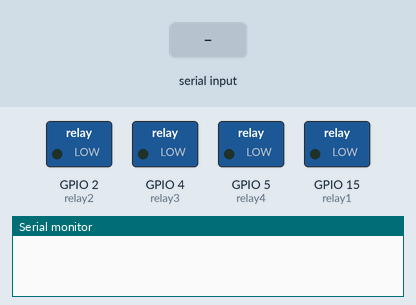
Recording of a sketch running on a simulated ESP32. Parts: switched loads named in the sketch (green lamp = pin HIGH), the last lines printed to the serial monitor. The inputs (shaded band) are chosen by the test bench. Nothing arrives over Bluetooth unless stated.

Above: at 1.2 s.
1.3 s: "F" received over the second serial link
At 1.7 s:
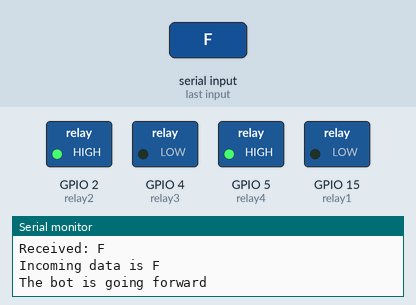
2.8 s: "B" received over the second serial link
At 4.0 s:
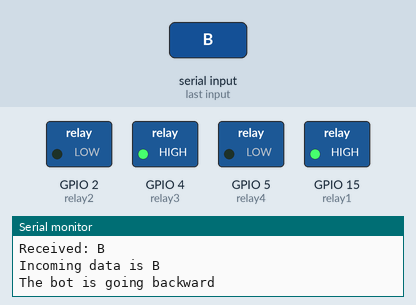
4.3 s: "L" received over the second serial link
At 5.2 s:
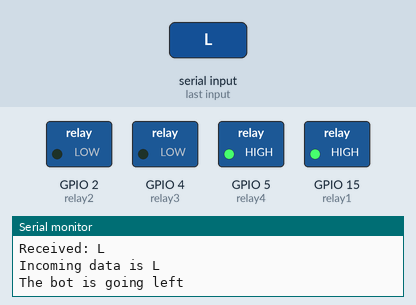
5.8 s: "R" received over the second serial link
At 6.3 s:
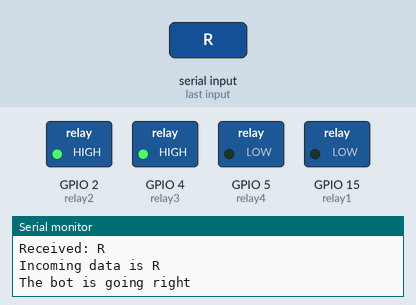
7.3 s: "G" received over the second serial link
At 8.5 s:
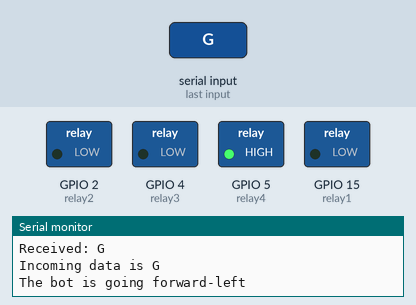
8.8 s: "I" received over the second serial link
At 9.8 s:
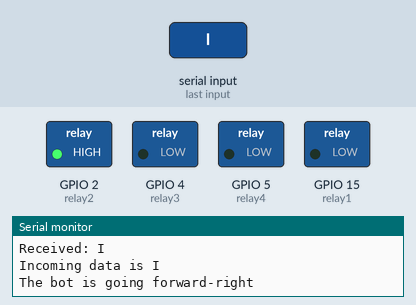
Timing chart, 0 to 11.3 s (numbered marks = the images above; inputs shaded):
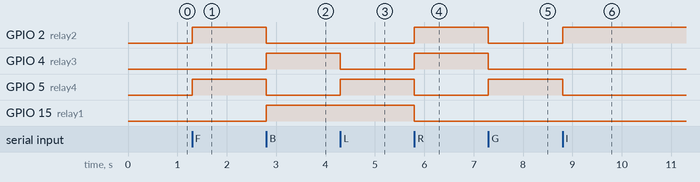

The sketch:

RoboSoccerEsp.ino
```cpp
#include <BluetoothSerial.h>
BluetoothSerial SerialBT;

int relay1 = 15; // motor1
int relay2 = 2;  // motor1
int relay3 = 4;  // motor2
int relay4 = 5;  // motor2

void setup() {
  Serial.begin(115200);
  SerialBT.begin("ESPAkash"); // Bluetooth device name

  pinMode(relay1, OUTPUT);
  pinMode(relay2, OUTPUT);
  pinMode(relay3, OUTPUT);
  pinMode(relay4, OUTPUT);
}

void loop() {
  while (SerialBT.available()) {
    char receivedChar = SerialBT.read();
    Serial.println("Received: " + String(receivedChar));

    // Parse and handle the received data
    handleBluetoothData(receivedChar);
  }

  // Your other tasks here
}

void handleBluetoothData(char data) {
  // Perform actions based on the received command
  Serial.print("Incoming data is ");
  Serial.println(data);

  switch (data) {
    case 'F':
      moveForward();
      break;
    case 'B':
      moveBackward();
      break;
    case 'L':
      turnLeft();
      break;
    case 'R':
      turnRight();
      break;
    case 'G':
      forwardLeft();
      break;
    case 'I':
      forwardRight();
      break;
    case 'H':
      backwardLeft();
      break;
    case 'J':
      backwardRight();
      break;
    case 'S':
      stopMotors();
      Serial.println("Stop command received");
      break;
    default:
      stopMotors();
      Serial.println("Unknown command received");
      break;
  }
}


void moveForward() {
  digitalWrite(relay1, LOW);
  digitalWrite(relay2, HIGH);
  digitalWrite(relay3, LOW);
  digitalWrite(relay4, HIGH);
  Serial.println("The bot is going forward");
}

void moveBackward() {
  digitalWrite(relay1, HIGH);
  digitalWrite(relay2, LOW);
  digitalWrite(relay3, HIGH);
  digitalWrite(relay4, LOW);
  Serial.println("The bot is going backward");
}

void stopMotors() {
  digitalWrite(relay1, LOW);
  digitalWrite(relay2, LOW);
  digitalWrite(relay3, LOW);
  digitalWrite(relay4, LOW);
  Serial.println("The bot is stopped");
}

void turnRight() {
  digitalWrite(relay1, LOW);
  digitalWrite(relay2, HIGH);
  digitalWrite(relay3, HIGH);
  digitalWrite(relay4, LOW);
  Serial.println("The bot is going right");
}

void turnLeft() {
  digitalWrite(relay1, HIGH);
  digitalWrite(relay2, LOW);
  digitalWrite(relay3, LOW);
  digitalWrite(relay4, HIGH);
  Serial.println("The bot is going left");
}

void forwardLeft()
{
  digitalWrite(relay1, LOW);
  digitalWrite(relay2, LOW);
  digitalWrite(relay3, LOW);
  digitalWrite(relay4, HIGH);
  Serial.println("The bot is going forward-left");
}

void forwardRight()
{
  digitalWrite(relay1, LOW);
  digitalWrite(relay2, HIGH);
  digitalWrite(relay3, LOW);
  digitalWrite(relay4, LOW);
  Serial.println("The bot is going forward-right");
}

void backwardLeft()
{
  digitalWrite(relay1, LOW);
  digitalWrite(relay2, LOW);
  digitalWrite(relay3, HIGH);
  digitalWrite(relay4, LOW);
  Serial.println("The bot is going backward-left");
}

void backwardRight()
{
  digitalWrite(relay1, HIGH);
  digitalWrite(relay2, LOW);
  digitalWrite(relay3, LOW);
  digitalWrite(relay4, LOW);
  Serial.println("The bot is going backward-right");
}
```

Measured:
- after the input at 1.3 s, GPIO 2 (relay2), GPIO 5 (relay4): LOW → HIGH at once
- after the input at 2.8 s, GPIO 2 (relay2), GPIO 5 (relay4): HIGH → LOW at once; GPIO 4 (relay3), GPIO 15 (relay1): LOW → HIGH at once
- after the input at 4.3 s, GPIO 4 (relay3): HIGH → LOW at once; GPIO 5 (relay4): LOW → HIGH at once
- after the input at 5.8 s, GPIO 2 (relay2), GPIO 4 (relay3): LOW → HIGH at once; GPIO 5 (relay4), GPIO 15 (relay1): HIGH → LOW at once
- after the input at 7.3 s, GPIO 2 (relay2), GPIO 4 (relay3): HIGH → LOW at once; GPIO 5 (relay4): LOW → HIGH at once
- after the input at 8.8 s, GPIO 2 (relay2): LOW → HIGH at once; GPIO 5 (relay4): HIGH → LOW at once
